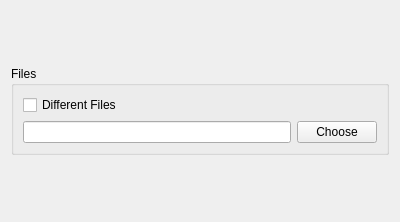
<?xml version="1.0" encoding="UTF-8"?>
<ui version="4.0">
 <class>Form</class>
 <widget class="QWidget" name="Form">
  <property name="geometry">
   <rect>
    <x>0</x>
    <y>0</y>
    <width>400</width>
    <height>222</height>
   </rect>
  </property>
  <property name="windowTitle">
   <string/>
  </property>
  <layout class="QVBoxLayout" name="verticalLayout">
   <item>
    <widget class="QGroupBox" name="groupBox">
     <property name="sizePolicy">
      <sizepolicy hsizetype="Preferred" vsizetype="Fixed">
       <horstretch>0</horstretch>
       <verstretch>0</verstretch>
      </sizepolicy>
     </property>
     <property name="title">
      <string>Files</string>
     </property>
     <property name="flat">
      <bool>false</bool>
     </property>
     <property name="checkable">
      <bool>false</bool>
     </property>
     <layout class="QGridLayout" name="gridLayout">
      <item row="1" column="0">
       <widget class="QLineEdit" name="lineEdit"/>
      </item>
      <item row="1" column="1">
       <widget class="QPushButton" name="pushButton">
        <property name="text">
         <string>Choose</string>
        </property>
       </widget>
      </item>
      <item row="0" column="0" colspan="2">
       <widget class="QCheckBox" name="differentFilesCheck">
        <property name="text">
         <string>Different Files</string>
        </property>
       </widget>
      </item>
     </layout>
    </widget>
   </item>
  </layout>
 </widget>
 <resources/>
 <connections/>
</ui>
